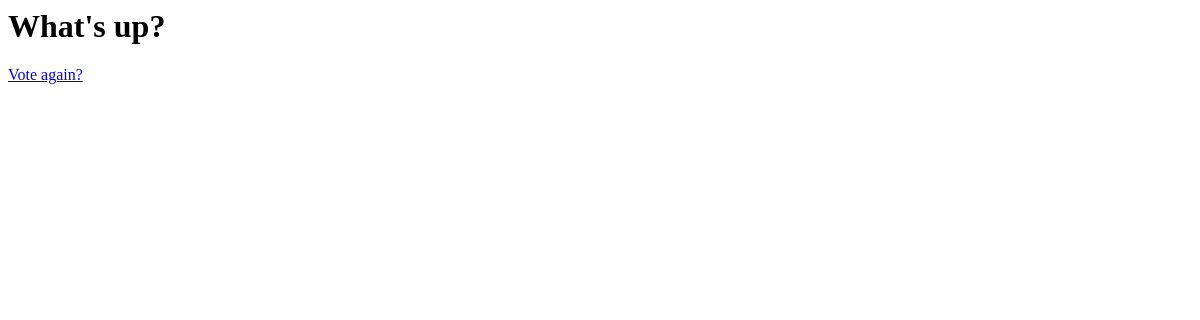
/polls/1/results/, run on an earlier commit of the app's database.
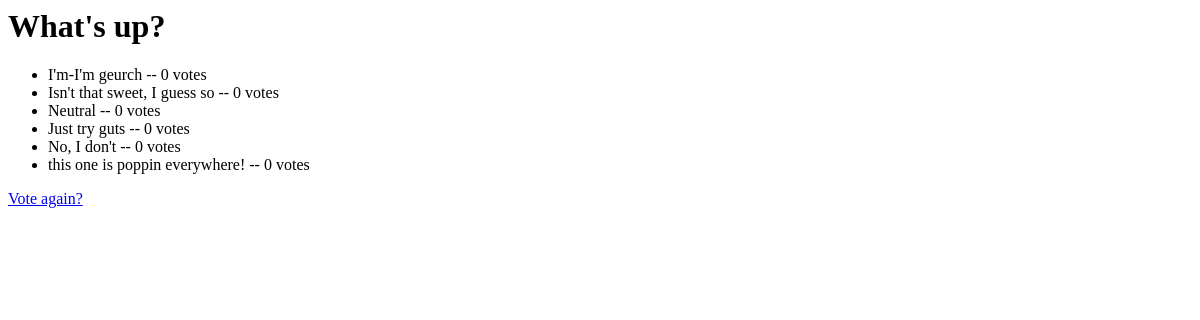
And on a later commit of the database.
### polls/models.py (models this page shows, shortened)
class Question(models.Model):
    question_text = models.CharField(max_length=200)
    pub_date = models.DateTimeField("date published")

class Choice(models.Model):
    question = models.ForeignKey('Question', on_delete=models.CASCADE)
    choice_text = models.CharField(max_length=200)
    votes = models.IntegerField(default=0)

### polls/views.py (the view)
# urls.py: path("<int:question_id>/results/", views.results, name="results"),
def results(request, question_id):
    question = get_object_or_404(Question, pk=question_id)
    return render(request, "polls/results.html", {"question": question})

### polls/templates/polls/results.html
<h1>{{ question.question_text }}</h1>
<ul>
{% for choice in question.choice_set.all %}
    <li>{{ choice.choice_text }} -- {{ choice.votes }} vote{{ choice.votes|pluralize }}</li>
{% endfor %}
</ul>
<a href="{% url 'polls:detail' question.id %}">Vote again?</a>

What changed in the data, as far as the page shows it:
added Choice: choice_text "I'm-I'm geurch", votes "0"
added Choice: choice_text "Isn't that sweet, I guess so", votes "0"
added Choice: choice_text "Neutral", votes "0"
added Choice: choice_text "Just try guts", votes "0"
added Choice: choice_text "No, I don't", votes "0"
added Choice: choice_text "this one is poppin everywhere!", votes "0"
